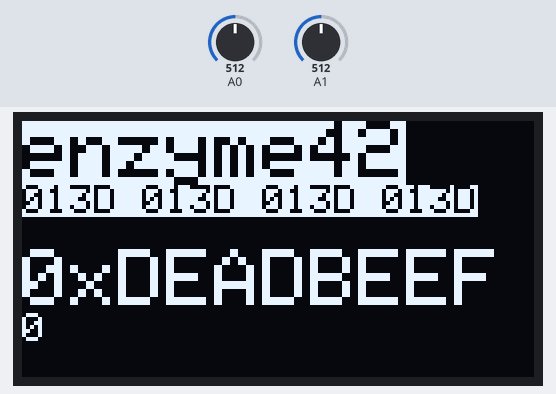
Recording of a sketch running on a simulated Arduino Uno, built with avr-gcc and run on an emulated ATmega328P. Shown: 128×64 one-colour display. Inputs (shaded band) come from the test bench; at power-on: A0 = 512, A1 = 512.

Above: at 1.2 s.
1.3 s: A0 set to 632
2.8 s: A0 set to 655
At 3.6 s:
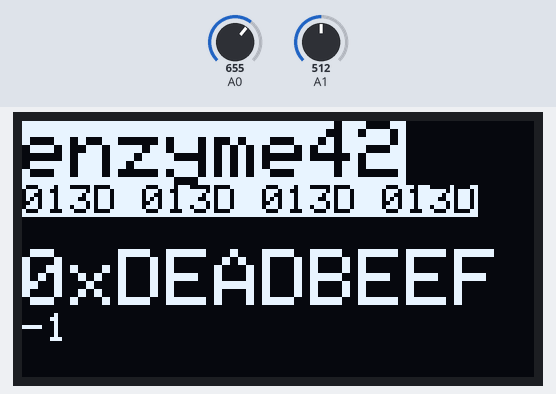
Timing chart, 0 to 5.8 s (numbered marks = the images above; inputs shaded):
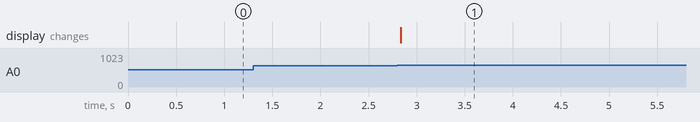

The sketch:

SSD1306_tests.ino
```cpp
#include <SPI.h>
#include <Wire.h>
#include <Adafruit_GFX.h>
#include <Adafruit_SSD1306.h>

#define SCREEN_WIDTH    128
#define SCREEN_HEIGHT   64

#define OLED_RESET      -1 // -1 = Arduino reset pin
Adafruit_SSD1306 display(SCREEN_WIDTH, SCREEN_HEIGHT, &Wire, OLED_RESET);

bool left = false;
bool right = false;

bool do_refresh = false;

int clicks = 0;

void setup() {

  Serial.begin(115200);

  if(!display.begin(SSD1306_SWITCHCAPVCC, 0x3C)) {
    Serial.println(F("SSD1306 allocation failed"));
    for(;;);
  }

  refreshdisplay();
}

void loop() {
  float vol_a = (analogRead(A0) * (5.0 / 1024.0));
  float vol_b = (analogRead(A1) * (5.0 / 1024.0));

  // Serial.println(vol_a);
  // Serial.println(vol_b);

  if(vol_a >= 3.1337){
    if(!left){
      clicks -= 1;
      do_refresh = true;
      left = true;
    }
  } else {
    left = false;
  }

  if(vol_b >= 3.1337){
    if(!right){
      clicks += 1;
      do_refresh = true;
      right = true;
    }
  }else{
    right = false;
  }

  //

  if(do_refresh){
    do_refresh = false;
    refreshdisplay();
  }

}

void refreshdisplay(void) {
  display.clearDisplay();

  display.setTextSize(2);             // Normal 1:1 pixel scale
  display.setTextColor(WHITE);        // Draw white text
  display.setCursor(0,0);             // Start at top-left corner
  display.setTextColor(BLACK, WHITE); // Draw 'inverse' text
  display.println(F("enzyme42"));
  display.setTextSize(1);
  display.println("013D 013D 013D 013D");
  display.setTextColor(WHITE, BLACK);
  display.println("");
  display.setTextSize(2);             // Draw 2X-scale text
  display.setTextColor(WHITE);
  display.print(F("0x")); display.println(0xDEADBEEF, HEX);
  display.setTextSize(1);
  display.println(clicks);

  display.display();
}
```

Measured:
- the behaviour switches between 641 and 642 on A0 (found by bisection; images 0 and 1)
- after the input at 1.3 s, every drawn part: stays the same
- after the input at 2.8 s, the display: changes at once (image 1)
